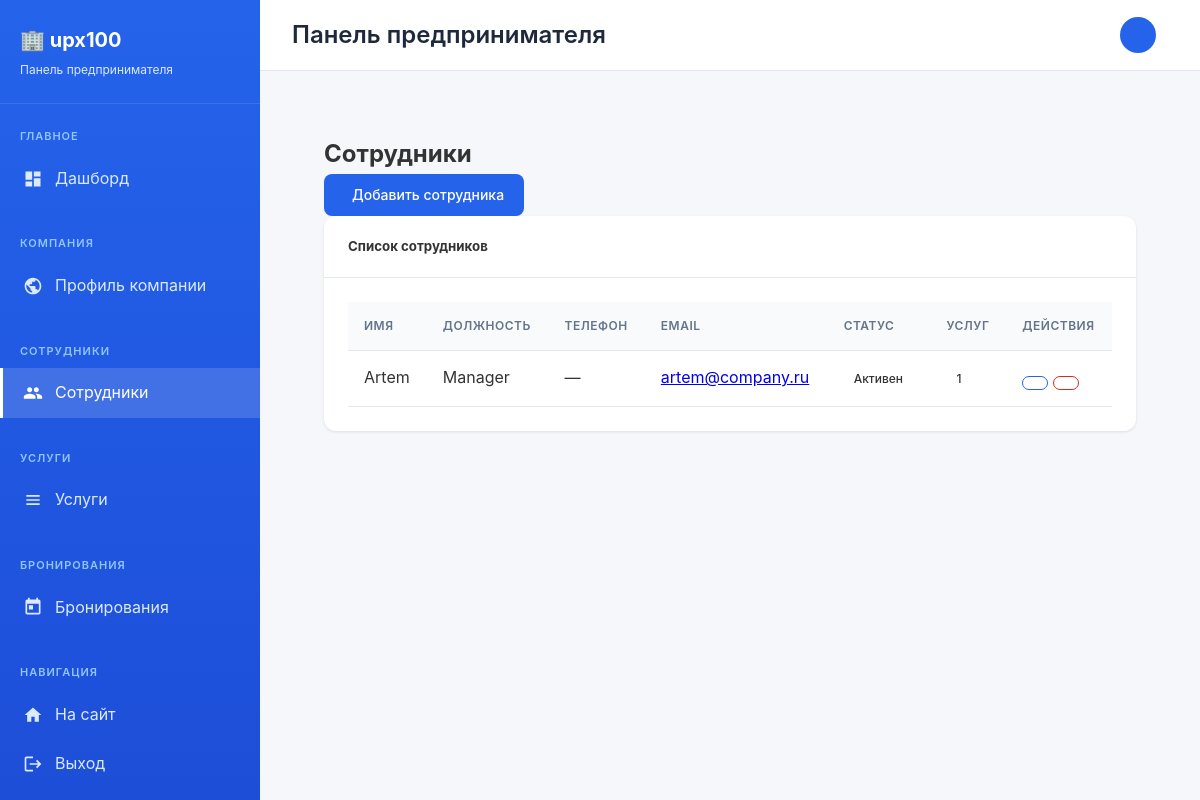
The page /business/employees/ (signed in) on the database its author committed.
### business/models.py (models this page shows, shortened)
class Employee(models.Model):
    company = models.ForeignKey(Company, on_delete=models.CASCADE, related_name='employees', verbose_name="Компания")
    user = models.OneToOneField(settings.AUTH_USER_MODEL, on_delete=models.CASCADE, related_name='employee_profile')
    position = models.CharField(max_length=100, blank=True, verbose_name="Должность")
    phone = models.CharField(max_length=20, blank=True, verbose_name="Телефон")
    is_active = models.BooleanField(default=True, verbose_name="Активен")
    created_at = models.DateTimeField(auto_now_add=True)
    class Meta:
        verbose_name = "Сотрудник"
        verbose_name_plural = "Сотрудники"
        unique_together = ['company', 'user']
    @property
    def name(self):
        return self.user.get_full_name() or self.user.email
    @property
    def email(self):
        return self.user.email

### accounts/models.py (models this page shows, shortened)
class User(AbstractBaseUser, PermissionsMixin):
    ROLE_CHOICES = (
        ('admin', 'Администратор'),
        ('entrepreneur', 'Предприниматель'),
        ('employee', 'Сотрудник'),
    )
    email = models.EmailField('Email', unique=True)
    first_name = models.CharField('Имя', max_length=30, blank=True)
    last_name = models.CharField('Фамилия', max_length=30, blank=True)
    phone = models.CharField('Телефон', max_length=20, blank=True)
    role = models.CharField('Роль', max_length=20, choices=ROLE_CHOICES, default='entrepreneur')
    is_staff = models.BooleanField('Статус сотрудника', default=False) # Доступ в стандартную админку (если нужно)
    is_active = models.BooleanField('Активен', default=True) # Бан/разбан
    date_joined = models.DateTimeField('Дата регистрации', default=timezone.now)
    company_name = models.CharField('Название компании', max_length=100, blank=True)
    company_description = models.TextField('Описание компании', blank=True)
    company_address = models.CharField('Адрес', max_length=255, blank=True)
    latitude = models.DecimalField('Широта', max_digits=9, decimal_places=6, null=True, blank=True)
    longitude = models.DecimalField('Долгота', max_digits=9, decimal_places=6, null=True, blank=True)
    logo = models.ImageField('Логотип', upload_to='company_logos/', blank=True, null=True)
    is_verified = models.BooleanField('Компания проверена', default=False)
    objects = UserManager()
    USERNAME_FIELD = 'email'
    REQUIRED_FIELDS = []
    class Meta:
        verbose_name = 'Пользователь / Компания'
        verbose_name_plural = 'Пользователи / Компании'
    def get_full_name(self):
        return f"{self.first_name} {self.last_name}".strip() or self.email

### business/views.py (the view)
# urls.py: path('employees/', views.employee_list_view, name='employee_list'),
@login_required
def employee_list_view(request):
    try:
        company = request.user.company
    except Company.DoesNotExist:
        messages.error(request, 'Сначала создайте профиль компании')
        return redirect('business:company_edit')
    employees = company.employees.all()
    return render(request, 'business/employee_list.html', {'employees': employees, 'company': company})

### templates/business/employee_list.html (shortened to what this page needs)
{% extends 'business/base.html' %}
{% load static %}
{% block content %}
<div class="content-area">
    <div class="row mb-4">
        <div class="col-12">
            <div class="d-flex justify-content-between align-items-center">
                <h2 class="mb-0 text-primary">Сотрудники</h2>
                <a href="{% url 'business:employee_create' %}" class="btn btn-primary btn-lg">
                    Добавить сотрудника
                </a>
            </div>
        </div>
    </div>
    <div class="card shadow-sm border-0">
        <div class="card-header bg-primary text-white py-3">
            <h5 class="mb-0">Список сотрудников</h5>
        </div>
        <div class="card-body p-0">
            {% if employees %}
            <div class="table-responsive">
                <table class="table table-hover mb-0">
                    <thead class="bg-light">
                        <tr>
                            <th class="py-3">Имя</th>
                            <th class="py-3">Должность</th>
                            <th class="py-3">Телефон</th>
                            <th class="py-3">Email</th>
                            <th class="py-3">Статус</th>
                            <th class="py-3">Услуг</th>
                            <th class="py-3 text-center">Действия</th>
                        </tr>
                    </thead>
                    <tbody>
                        {% for employee in employees %}
                        <tr class="align-middle">
                            <td class="py-3 fw-bold">{{ employee.name }}</td>
                            <td class="py-3">{{ employee.position|default:"—" }}</td>
                            <td class="py-3">
                                {% if employee.phone %}
                                    <a href="tel:{{ employee.phone }}" class="text-decoration-none">
                                        <i class="fas fa-phone-alt text-success me-1"></i>{{ employee.phone }}
                                    </a>
                                {% else %}
                                    <span class="text-muted">—</span>
                                {% endif %}
                            </td>
                            <td class="py-3">
                                {% if employee.email %}
                                    <a href="mailto:{{ employee.email }}" class="text-decoration-none">
                                        {{ employee.email }}
                                    </a>
                                {% else %}
                                    <span class="text-muted">—</span>
                                {% endif %}
                            </td>
                            <td class="py-3">
                                <span class="badge bg-{% if employee.is_active %}success{% else %}danger{% endif %} px-3 py-2">
                                    {% if employee.is_active %}Активен{% else %}Не активен{% endif %}
                                </span>
                            </td>
                            <td class="py-3"><span class="badge bg-secondary px-3 py-2">{{ employee.services.count }}</span></td>
                            <td class="py-3 text-center">
                                <div class="btn-group" role="group">
                                    <a href="{% url 'business:employee_edit' employee.pk %}" class="btn btn-sm btn-outline-primary" title="Редактировать">
                                    </a>
                                    <a href="{% url 'business:employee_delete' employee.pk %}" class="btn btn-sm btn-outline-danger" title="Удалить" onclick="return confirm('Вы уверены, что хотите удалить этого сотрудника?')">
                                    </a>
                                </div>
                            </td>
                        </tr>
                        {% endfor %}
                    </tbody>
                </table>
            </div>
            {% endif %}
        </div>
    </div>
</div>
{% endblock %}

### templates/business/base.html (style rules this page uses)
* { margin: 0; padding: 0; box-sizing: border-box; }
body { font-family: -apple-system, BlinkMacSystemFont, 'Segoe UI', Roboto, Oxygen, Ubuntu, sans-serif; background-color: #f5f7fa; color: #333; line-height: 1.6; }
.content-area { padding: 32px; }
.card { background: #fff; border-radius: 12px; box-shadow: 0 1px 3px rgba(0,0,0,0.1); overflow: hidden; margin-bottom: 24px; }
.card-header { padding: 20px 24px; border-bottom: 1px solid #e2e8f0; display: flex; justify-content: space-between; align-items: center; }
.card-body { padding: 24px; }
.table-responsive { overflow-x: auto; }
table { width: 100%; border-collapse: collapse; }
th, td { padding: 14px 16px; text-align: left; border-bottom: 1px solid #e2e8f0; }
th { background: #f8fafc; font-weight: 600; font-size: 12px; text-transform: uppercase; letter-spacing: 0.5px; color: #64748b; }
.btn { display: inline-flex; align-items: center; gap: 8px; padding: 10px 20px; border-radius: 8px; font-size: 14px; font-weight: 500; text-decoration: none; cursor: pointer; border: none; transition: all 0.2s; }
.btn-primary { background: #2563eb; color: #fff; }
.btn-outline-primary { background: transparent; color: #2563eb; border: 1px solid #2563eb; }
.btn-outline-danger { background: transparent; color: #dc2626; border: 1px solid #dc2626; }
.btn-sm { padding: 6px 12px; font-size: 13px; }
.badge { display: inline-block; padding: 4px 10px; border-radius: 20px; font-size: 12px; font-weight: 500; }

### templates/business/employee_list.html (style rules this page uses)
.table tbody tr { transition: all 0.2s ease; }
.badge { font-weight: 500; }
.card { transition: transform 0.2s ease-in-out, box-shadow 0.2s ease-in-out; }

### rows shown on the page
Employee: name "Artem", position "Manager", email "artem@company.ru", is_active "Активен", services.count "1"

### other values the page prints
{{ title|default:"Панель предпринимателя" }} "Панель предпринимателя"
